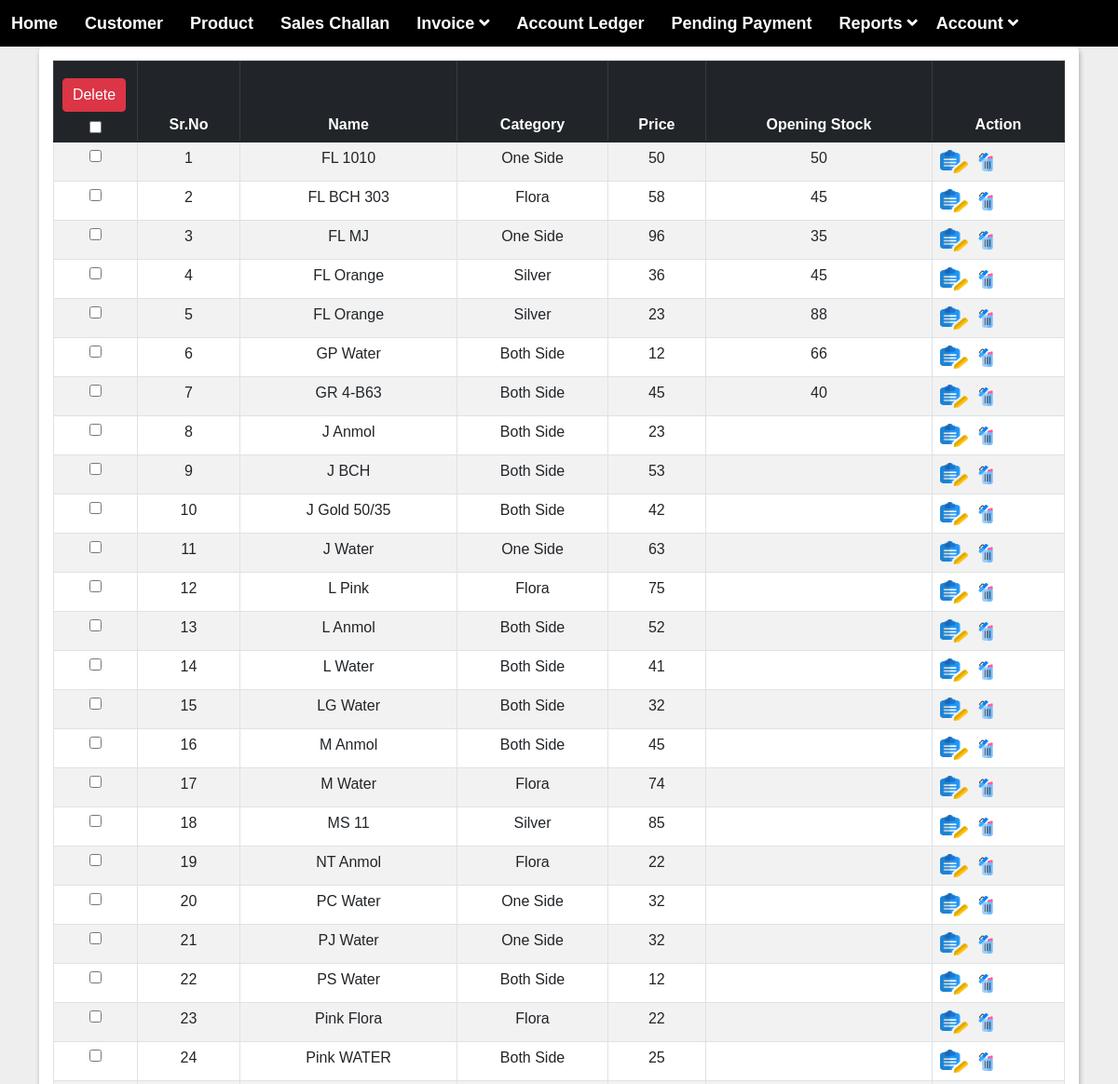
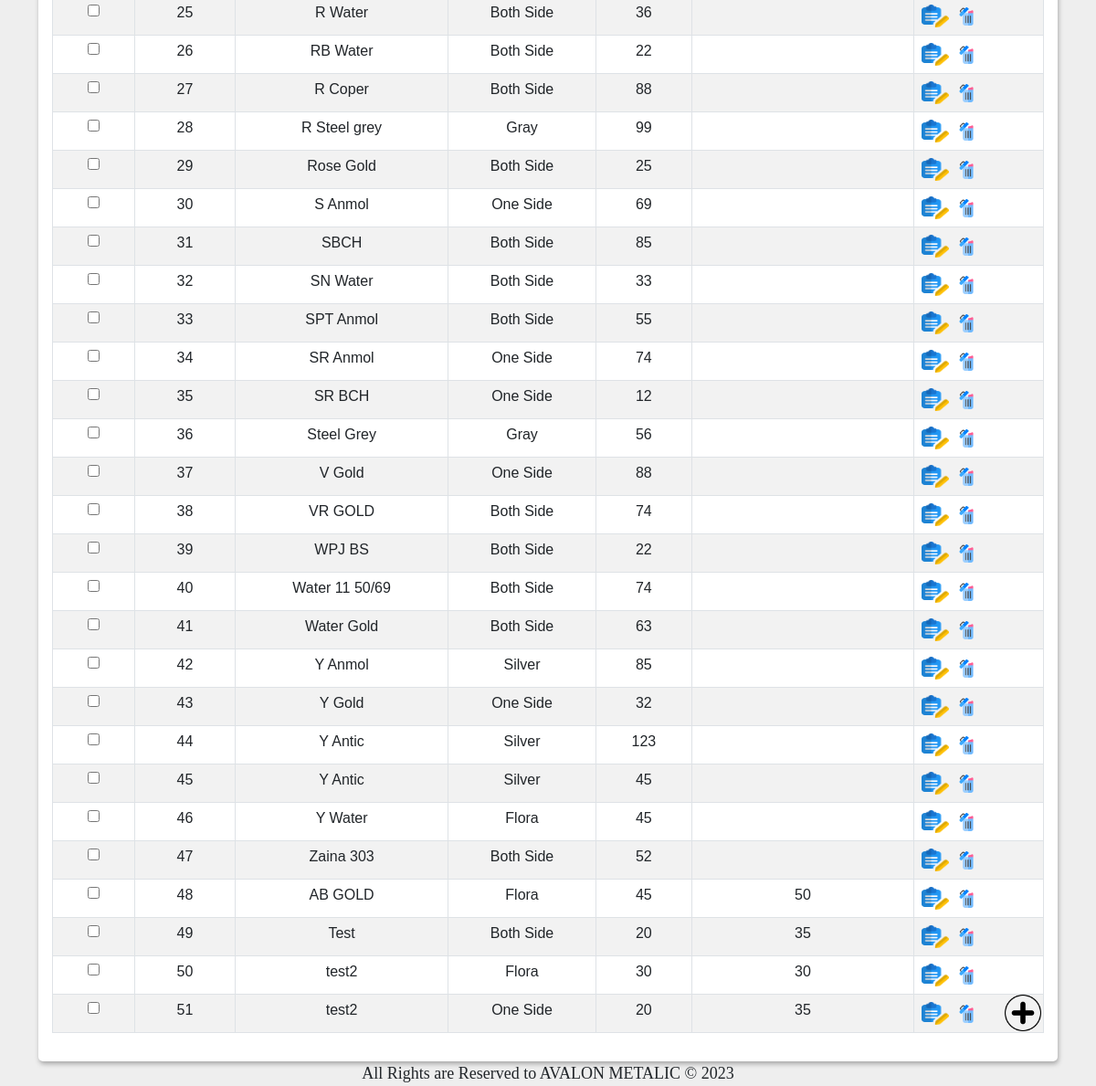
/product/view_prod.php, run on an earlier commit of the app's database (2 pictures, top to bottom).
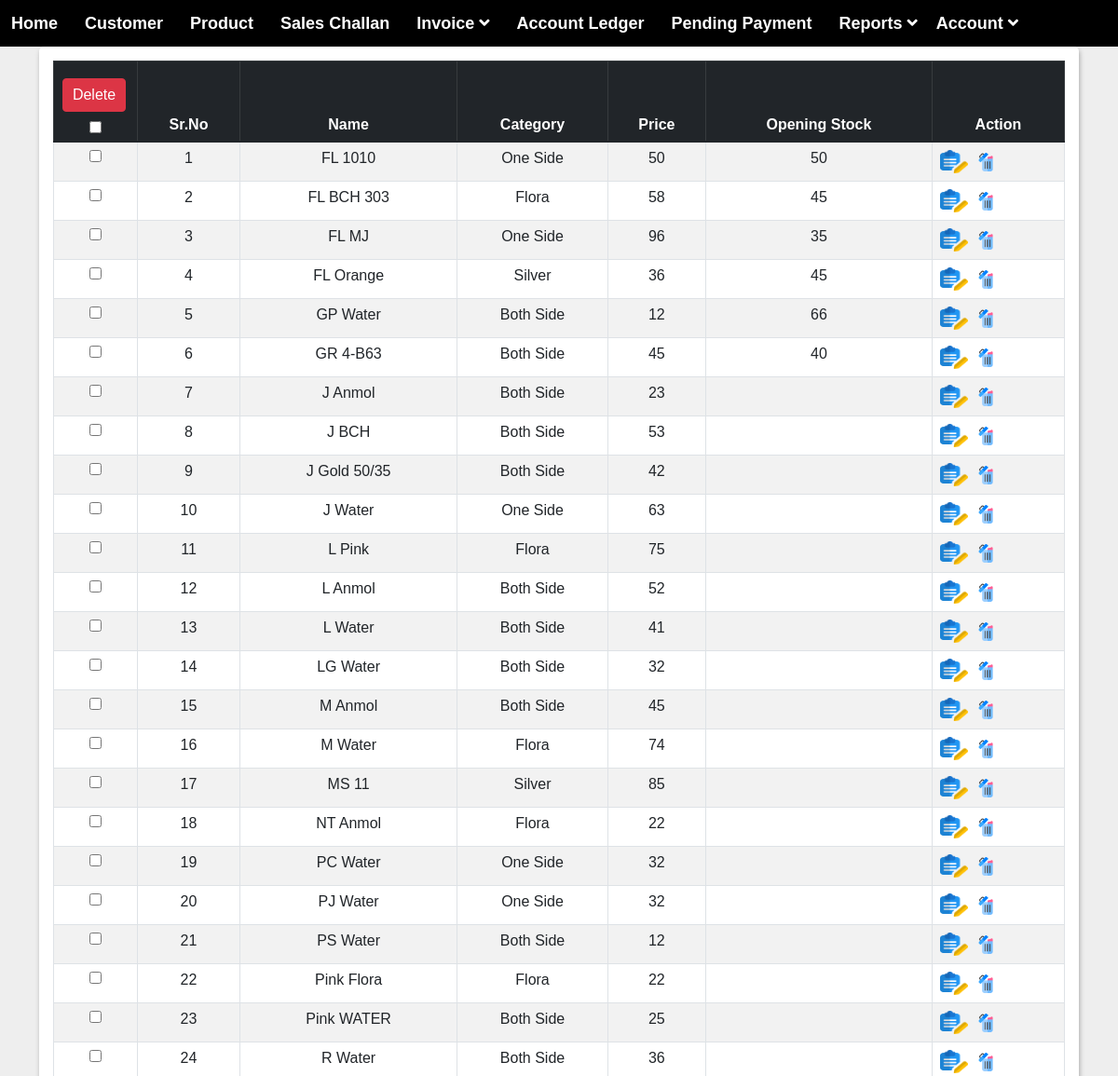
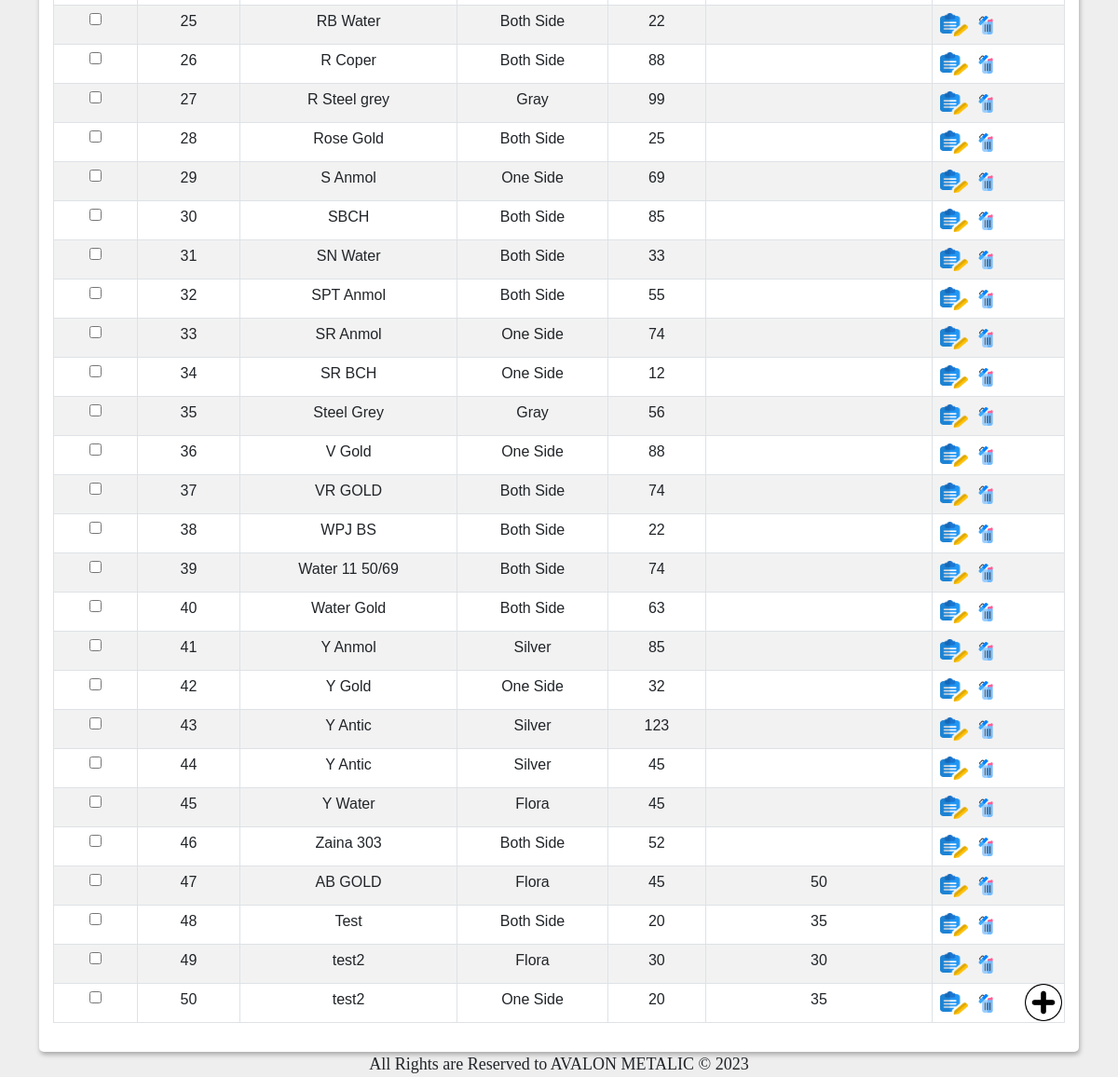
And on a later commit of the database (2 pictures, top to bottom).
### tables this page shows
CREATE TABLE `product` (
  `id` int(50) NOT NULL,
  `name` varchar(100) NOT NULL,
  `category` varchar(100) NOT NULL,
  `price` varchar(250) NOT NULL,
  `opening_stock` varchar(50) NOT NULL
);

### product/view_prod.php (the view, shortened to what this page needs)
<?php
include('../inc/connection.php');
include('../inc/menu.php');
?>
<!DOCTYPE html>
<html lang="en">
<head>
    <link rel="stylesheet" href="../assets/css/bootstrap.min.css">
    <link rel="stylesheet" href="../assets/css/datatables.min.css">
    <link rel="stylesheet" href="../assets/css/style.css">
    <link rel="stylesheet" href="../assets/buttons.dataTables.min.css">
</head>
<body>
    <div class="container">
        <a href="add_prod.php">
            <img src="../IMG/add.png" height="40px" width="40px" alt="" class="img1">
        </a>
        <div class="data_table">
            <form method="post">
                <table id="example" class="table table-striped table-bordered table-hover">
                    <thead class="table-dark">
                        <tr>
                            <th style="width: 90px; text-align:center;">
                                <button type="submit" name="prod_delete_multiple_btn" class="btn btn-danger">Delete</button>
                                <input type="checkbox" id="chkAll">
                            </th>
                            <th style="text-align: center;">Sr.No</th>
                            <th style="text-align: center;">Name</th>
                            <th style="text-align: center;">Category</th>
                            <th style="text-align: center;">Price</th>
                            <th style="text-align: center;">Opening Stock</th>
                            <th style="text-align: center;">Action</th>
                        </tr>
                    </thead>
                    <tbody>
                        <?php
                        $cnt = 1;
                        $query = "SELECT * FROM product";
                        $res = mysqli_query($con, $query);
                        if (mysqli_num_rows($res) > 0) {
                            foreach ($res as $row) {
                        ?>
                                <tr>
                                    <td style="width: 10px; text-align:center;">
                                        <input type="checkbox" name="product_delete_id[]" value="<?= $row['id']; ?>" class="tblChk">
                                    </td>
                                    <td style="text-align: center;"><?= $cnt; ?></td>
                                    <td style="text-align: center;"><?= $row['name']; ?></td>
                                    <td style="text-align: center;"><?= $row['category']; ?></td>
                                    <td style="text-align: center;"><?= $row['price']; ?></td>
                                    <td style="text-align: center;"><?= $row['opening_stock']; ?></td>
                                    <td>
                                        <a href="updt_prod.php?id=<?php echo $row['id']; ?>"><img src="../IMG/edit.png" height="25px" width="30PX"></a>&nbsp;
                                        <a href="del_prod.php?id=<?php echo $row['id']; ?>" onclick="return confirm('Are You Sure?');"><img src="../IMG/delete.png" height="20px" width="20px"></a>
                                    </td>
                                </tr>
                            <?php
                                $cnt++;
                            }
                        } else {
                            ?>
                            <tr>
                                <td colspan="5">No Record Found</td>
                            </tr>
                        <?php
                        }
                        ?>
                    </tbody>
                </table>
            </form>
        </div>
    </div>
</body>
</html>
<?php
include('../inc/footer.php');
?>

What changed in the data, as far as the page shows it:
removed product: name "FL Orange", category "Silver", price "23", opening_stock "88"
